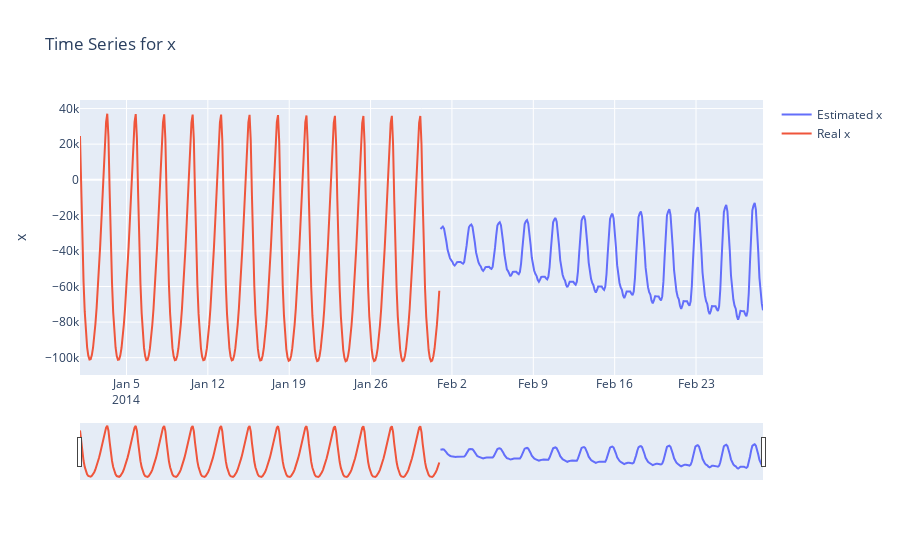

Write notebook code for a chart like this one.
### Code cell
# отрисовка нужного рядя для анализа
import numpy as np
import pandas as pd
import lightgbm as lgbm
import os
import matplotlib.pyplot as plt
import plotly.graph_objects as go
from plotly.subplots import make_subplots
from datetime import datetime
import time
from sklearn.linear_model import LinearRegression
from tqdm import tqdm_notebook as tqdm


figure = plt.figure(figsize=(10, 5))


sat_id = 32
real_col_name = 'x'
sim_col_name = real_col_name + '_sim'
pred_col_name = real_col_name + '_pred_transformed'

fig = go.Figure()
fig.add_trace(go.Scatter(x=full_test[full_test.sat_id == sat_id].epoch,
                             y=full_test[full_test.sat_id == sat_id][pred_col_name],
                             name="Estimated " + real_col_name,
                             ))

# fig.add_trace(go.Scatter(x=full_test[full_test.sat_id == sat_id].epoch,
#                          y=full_test[full_test.sat_id == sat_id][sim_col_name],
#                          name="Simulation " + real_col_name,
#                          ))

# fig.add_trace(go.Scatter(x=full_test[full_test.sat_id == sat_id].epoch,
#                          y=full_test[full_test.sat_id == sat_id][sim_col_name],
#                          name="Sim_test " + real_col_name,
#                          ))
fig.add_trace(go.Scatter(x=full_train[full_train.sat_id == sat_id].epoch,
                         y=full_train[full_train.sat_id == sat_id][real_col_name],
                         name="Real " + real_col_name,
                         ))

# fig.add_trace(go.Scatter(x=full_train[full_train.sat_id == sat_id].epoch,
#                          y=full_train[full_train.sat_id == sat_id][sim_col_name],
#                          name="Simulation " + real_col_name,
#                          ))

fig.update_layout(title_text='Time Series for ' + real_col_name,
                  xaxis_rangeslider_visible=True,
                  yaxis_title=real_col_name)
fig.show()

### Figure 1 — Plotly figure (JSON) as saved in the notebook; plotly's stock layout.template omitted (floating-point values rounded to 4 significant figures; data arrays with more than 128 entries replaced by an {"elided": "..."} marker saying what was removed)
{"data": [{"name": "Estimated x", "type": "scatter", "x": {"elided": "274 str values"}, "y": {"elided": "274 float values"}}, {"name": "Real x", "type": "scatter", "x": {"elided": "305 str values"}, "y": {"elided": "305 float values"}}], "layout": {"title": {"text": "Time Series for x"}, "xaxis": {"rangeslider": {"visible": true}}, "yaxis": {"title": {"text": "x"}}}}
